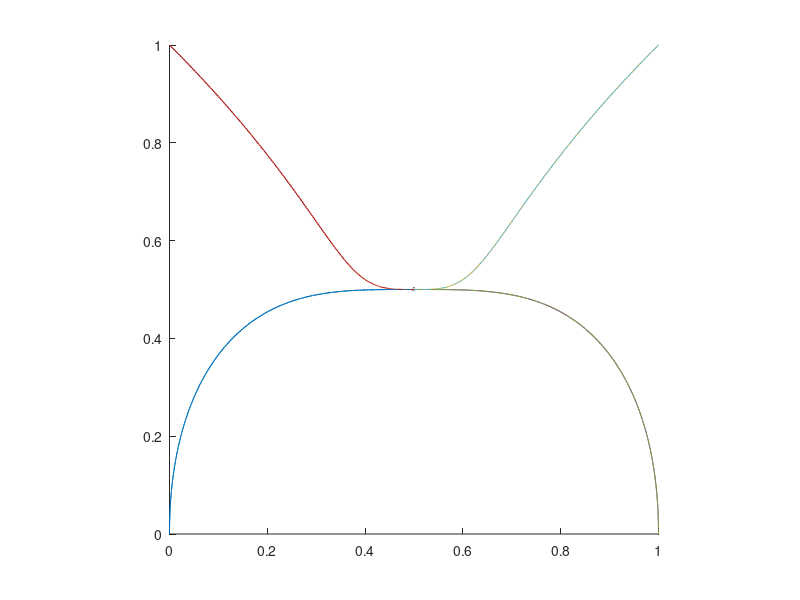

Source code (MATLAB):
time_step = 0.005;
time_span = 2.5;
num_steps = time_span / time_step;

positions  = zeros(3,num_steps,4);
velocities = zeros(3,num_steps,4);

positions(:,1,1) = [0,0,0];
positions(:,1,2) = [0,1,0];
positions(:,1,3) = [1,1,0];
positions(:,1,4) = [1,0,0];
positions(:,1,5) = [1,0,1];
positions(:,1,6) = [1,1,1];
positions(:,1,7) = [0,1,1];
positions(:,1,8) = [0,0,1];

%%Calculate positions matrix
for j = 1:(size(positions,2)-1)

 %Calculate velocities based on gradient
 for i = 2:7
     velocities(:,j,i) = -2*positions(:,j,i) + positions(:,j,i+1) + positions(:,j,i-1);
     velocities(:,j,i) = velocities(:,j,i)/norm(velocities(:,j,i));
 end
 
 %The first and last velocities need manual calculation, because they wrap
 velocities(:,j,1) = -2*positions(:,j,1) + positions(:,j,2) + positions(:,j,8);
 velocities(:,j,1) = velocities(:,j,1)/norm(velocities(:,j,1)); %Make velocities unit vectors
 
 velocities(:,j,8) = -2*positions(:,j,8) + positions(:,j,1) + positions(:,j,7);
 velocities(:,j,8) = velocities(:,j,8)/norm(velocities(:,j,8)); %Make velocities unit vectors

 %Scale velocity to the time_step (i.e. make it a change in position)
 velocities(:,j,:) = velocities(:,j,:) * time_step;

 %Add the velocity*time to the current position to calculate the next
 %position
 positions(:,j+1,:) = positions(:,j,:) + velocities(:,j,:);
end

hold on
for i = 1:8  
plot3(positions(1,:,i),positions(2,:,i),positions(3,:,i));
end
axis equal
axis([0,1,0,1,0,1]);